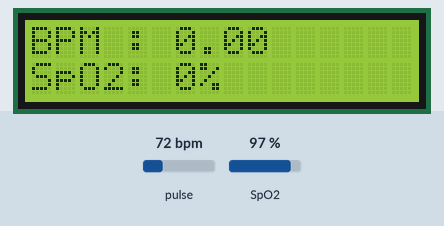
Simulated run of this sketch. Board: Arduino Uno, built with avr-gcc and run on an emulated ATmega328P. On the bench: 16×2 character LCD. Inputs (shaded band) come from the test bench; at power-on: pulse 72 bpm, SpO2 97 %. What the sketch prints to the serial monitor is not drawn.

Above: at 4.2 s.
4.3 s: pulse set to 42 bpm
At 7.1 s:
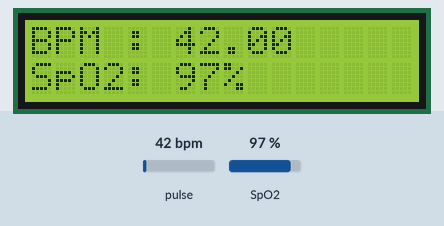
7.4 s: SpO2 set to 80 %
At 9.4 s:
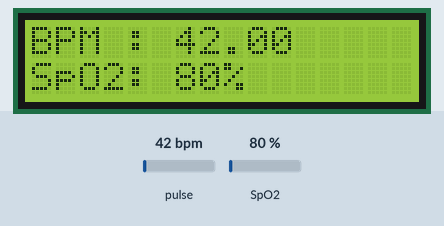
9.7 s: pulse set to 70 bpm
At 11.4 s:
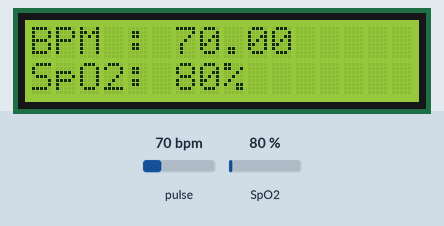
11.7 s: SpO2 set to 85 %
At 13.8 s:
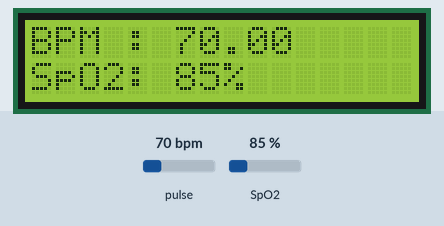
Timing chart, 0 to 14.8 s (numbered marks = the images above; inputs shaded):
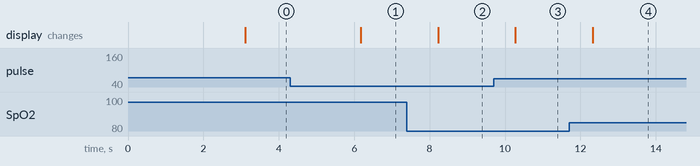

The sketch:

Heartbeat_Sensor.ino
```cpp
#include <LiquidCrystal_I2C.h> //#include < Wire .h> we are removing this because it is already added in liquid crystal library
#include "MAX30100_PulseOximeter.h"
// Create the lcd object address 0x27 and 16 columns x 2 rows
LiquidCrystal_I2C lcd (0x27, 16,2); //we can find the address through I2C address scanner
#define REPORTING_PERIOD_MS     1000
PulseOximeter pox;
uint32_t tsLastReport = 0;
void onBeatDetected()
{
    Serial.println("Beat!");
}
void setup()
{
    Serial.begin(115200);
    Serial.print("Initializing pulse oximeter..");
    lcd.init ();
    lcd. backlight ();
    lcd.print("Initializing...");
    delay(3000);
    lcd.clear();
    // Initialize the PulseOximeter instance
    // Failures are generally due to an improper wiring, missing power supply
    if (!pox.begin()) {
        Serial.println("FAILED");
        for(;;);
    } else {
        Serial.println("SUCCESS");
    }
     pox.setIRLedCurrent(MAX30100_LED_CURR_7_6MA);
    // Register a callback for the beat detection
    pox.setOnBeatDetectedCallback(onBeatDetected);
}
void loop()
{
    // Make sure to call update as fast as possible
    pox.update();
    if (millis() - tsLastReport > REPORTING_PERIOD_MS) {
        Serial.print("Heart rate:");
        Serial.print(pox.getHeartRate());
        Serial.print("bpm / SpO2:");
        Serial.print(pox.getSpO2());
        Serial.println("%");
        lcd.clear();
        lcd.setCursor(0,0);
        lcd.print("BPM : ");
        lcd.print(pox.getHeartRate());

        lcd.setCursor(0,1);
        lcd.print("SpO2: ");
        lcd.print(pox.getSpO2());
        lcd.print("%");
        tsLastReport = millis();
    }
}
```

Measured:
- after the input at 4.3 s, the display: changes after 1.9 s (image 1)
- after the input at 7.4 s, the display: changes after 0.82 s (image 2)
- after the input at 9.7 s, the display: changes after 0.57 s (image 3)
- after the input at 11.7 s, the display: changes after 0.62 s (image 4)
